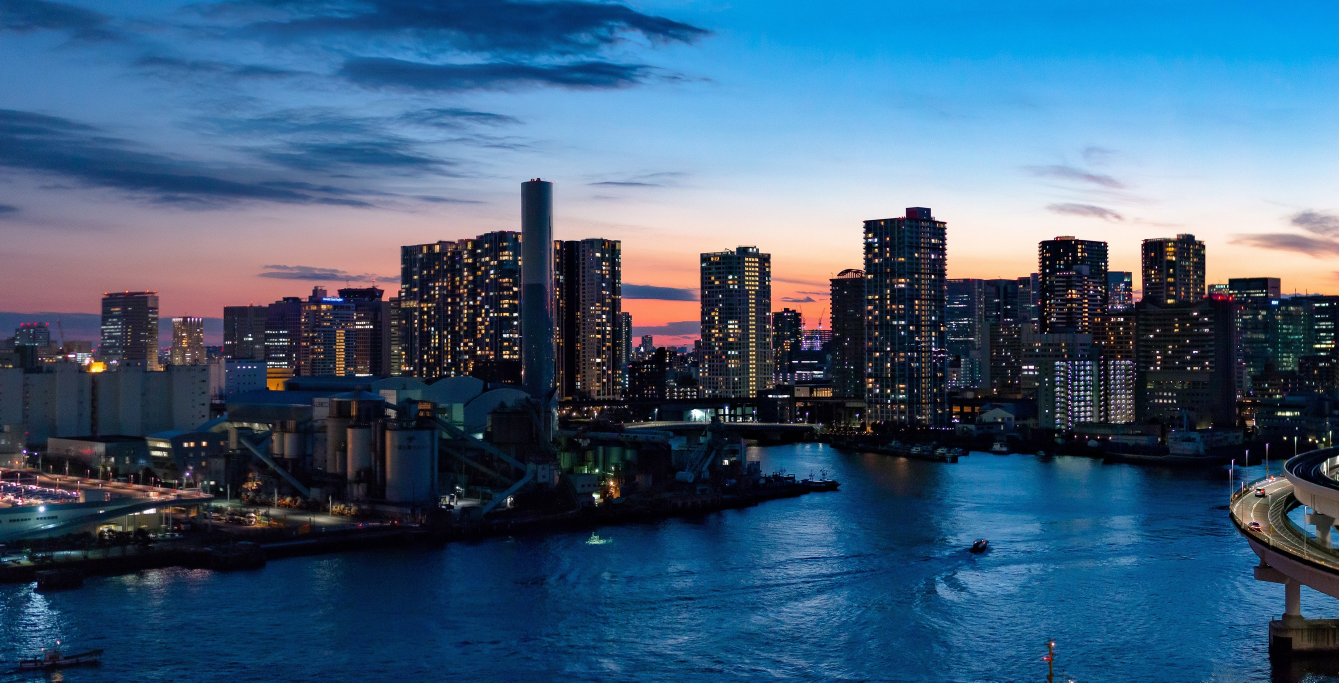
#> input picture 04 Panorama Stitching/Images/1/1.jpg, 4017 x 2047 px, given in place of 1.png, which was not available (shown at 1/3 size)
$ python test13_7.py
#> lines starting #> are read from the running program, lines starting #| are printed output that depends on the picture; pictures that were not available may be replaced by others from this repository, and a replacement may not be noted
# Opencv中关于特征点匹配定位的问题(二)单目标和多目标定位
# 单目标定位 https://blog.csdn.net/darlingqx/article/details/128275018
# 在opencv官方提供了一种定位的思路，就是通过匹配的点来获取透视变换矩阵，然后经过透视变换后就能够获得对应的目标的坐标了。
# 不知道为什么效果非常差
import cv2
import numpy as np

# 打开两个文件
img1 = cv2.imread('.\\2\\1.png')
#> img1 is the input picture: shape (2047, 4017, 3); mean B, G, R 120.8, 92.7, 62.7
img2 = cv2.imread('.\\2\\7.png')
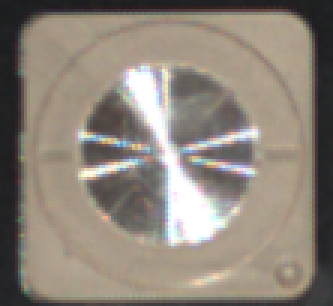
#> input picture tryCode/2/7.png, 111 x 102 px, found by its file name (shown 3 times larger)
#> img2 is the input picture: shape (102, 111, 3); mean B, G, R 121.6, 132.3, 141.4

# 灰度化
g1 = cv2.cvtColor(img1, cv2.COLOR_BGR2GRAY)
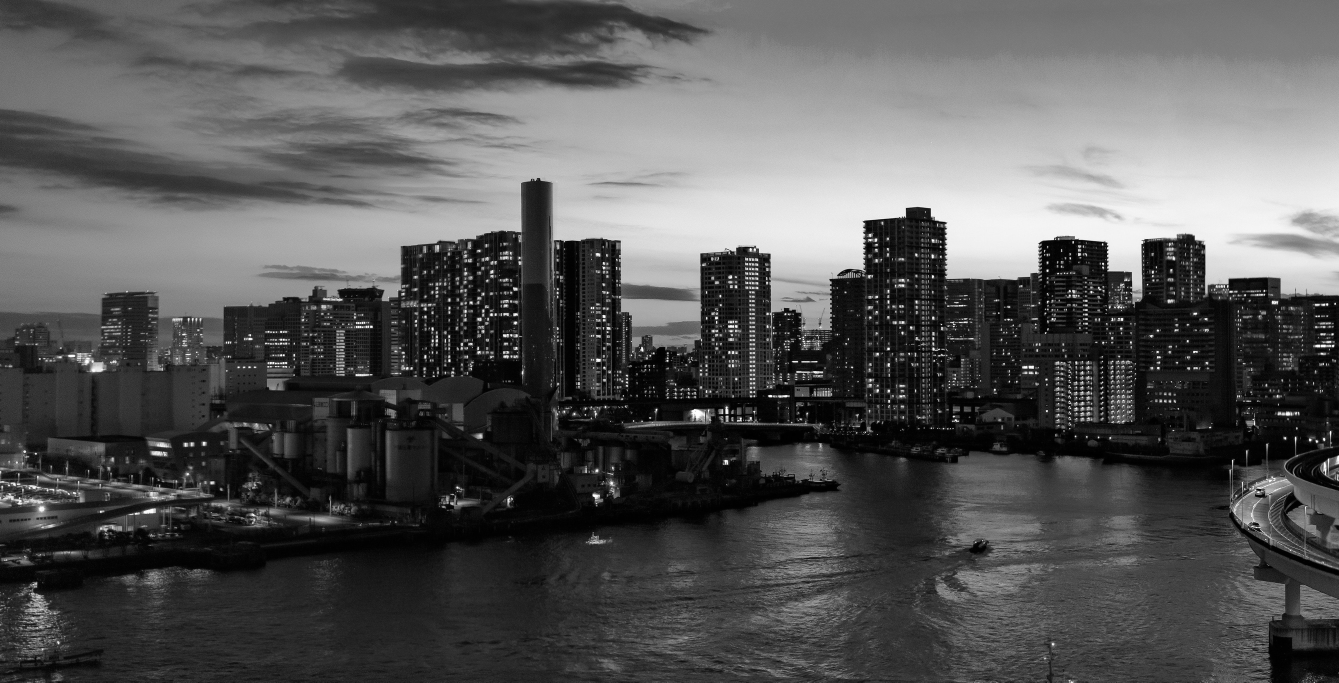
#> g1: shape (2047, 4017) (shown at 1/3 size); min 0, max 255, mean 86.9
g2 = cv2.cvtColor(img2, cv2.COLOR_BGR2GRAY)
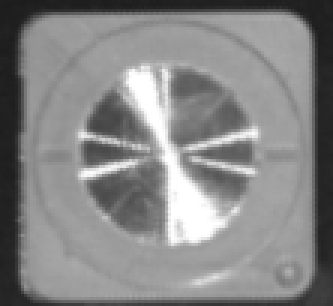
#> g2: shape (102, 111) (shown 3 times larger); min 28, max 255, mean 133.8

# 他建ORB特征检测
orb = cv2.ORB_create()

# 计算描述子与特征点
kp1, des1 = orb.detectAndCompute(g1, None)
#> kp1 = 500 keypoints; strongest (x, y, size): (2996, 938, 31), (2996, 940, 31), (3012, 1090, 31), (3136, 1000, 31)
kp2, des2 = orb.detectAndCompute(g2, None)
#> kp2 = 53 keypoints; strongest (x, y, size): (59, 47, 37.2), (61, 53, 37.2), (62, 53, 44.6), (65, 53, 37.2)

# bf创建匹配器
bf = cv2.BFMatcher_create()

# 对描述子进行匹配计算 https://blog.csdn.net/weixin_44072651/article/details/89262277
matchs = bf.knnMatch(des1, des2, k=2)
#> matchs = 500 matches

good = []
for i, (m, n) in enumerate(matchs):
    if m.distance < 0.80 * n.distance:
        good.append(m)
#> after the loop, good = 10 matches

if len(good) >= 4:
    srcPts = np.float32([kp1[m.queryIdx].pt for m in good]).reshape(-1, 1, 2)
#> srcPts = [[1879, 987], [3469, 803], [1962, 1060.8], [3207.6, 1094.4], [3208.9, 886.5], [2148.2, 953.9], [2785.9, 627.1], [2797.9, 952.5], [2787.7, 627.1], [609.1, 1329.4]]
    dstPts = np.float32([kp2[m.trainIdx].pt for m in good]).reshape(-1, 1, 2)
#> dstPts = [[78, 70], [78, 70], [43.2, 48], [40, 57], [78, 70], [54, 38.4], [49, 67], [38.4, 46.8], [49, 67], [78, 70]]

    # 查找单应性矩阵
    H, mask = cv2.findHomography(dstPts, srcPts, cv2.RANSAC, 5)
#> H = [[171.6, -151.1, 2047.1], [94.44, -87.72, 1324.6], [0.0934, -0.0815, 1]]; mask = [1, 0, 1, 1, 0, 0, 1, 0, 1, 0]

    h, w = img2.shape[:2]
#> h = 102; w = 111
    pts = np.float32([[0, 0], [0, h - 1], [w - 1, h - 1], [w - 1, 0]]).reshape(-1, 1, 2)
#> pts = [[0, 0], [0, 101], [110, 101], [110, 0]]
    dst = cv2.perspectiveTransform(pts, H)
#> dst = [[2047.1, 1324.6], [1827.9, 1042.6], [1857.9, 936.1], [1855.4, 1038.8]]
    cv2.polylines(img1, [np.int32(dst)], True, (0, 0, 255), 4, 16)
else:
    print('the number of good is less than 4.')
    exit()

ret = cv2.drawMatchesKnn(img1, kp1, img2, kp2, [good], None)
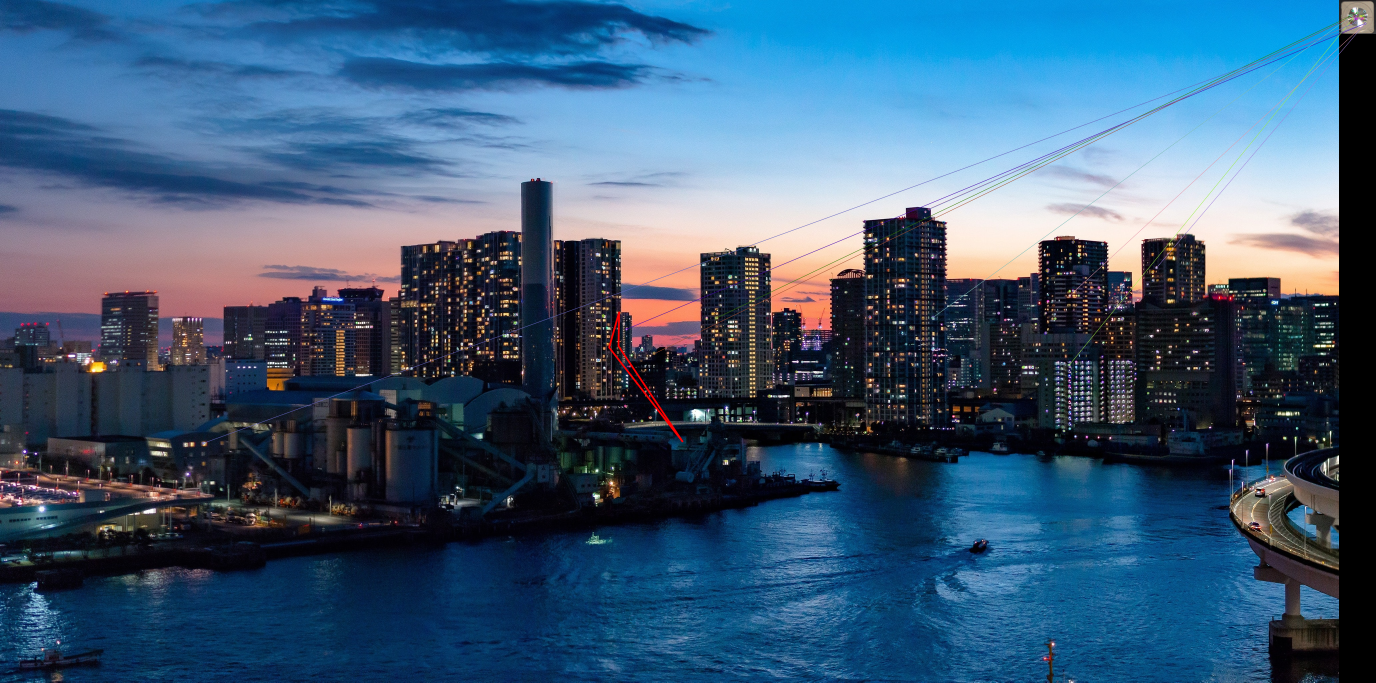
#> ret: shape (2047, 4128, 3) (shown at 1/3 size); mean B, G, R 117.6, 90.3, 61.3

# 问题： 在使用cv2.imshow()显示图片时，只能显示图片的部分内容，无法完全显示图片内容。原文链接：https://blog.csdn.net/qq_42482078/article/details/123319439
# 原因： 查看cv2.imshow()函数说明可知，opencv在使用cv2.imshow()显示图片时，是在指定窗口中显示图片，若在调用cv2.imshow()函数之前，没有调用创建窗口的函数，则默认使用cv2.WINDOW_AUTOSIZE标记创建默认窗口，如果需要显示大于屏幕分辨率的图像，则需要在使用cv2.imshow()之前调用cv2.namedWindow("", cv2.WINDOW_NORMAL)
# 版权声明：本文为CSDN博主「北溪入江流」的原创文章，遵循CC 4.0 BY-SA版权协议，转载请附上原文出处链接及本声明。

cv2.namedWindow('result', cv2.WINDOW_NORMAL)
cv2.imshow('result', ret)
cv2.waitKey(0)
cv2.destroyAllWindows()
